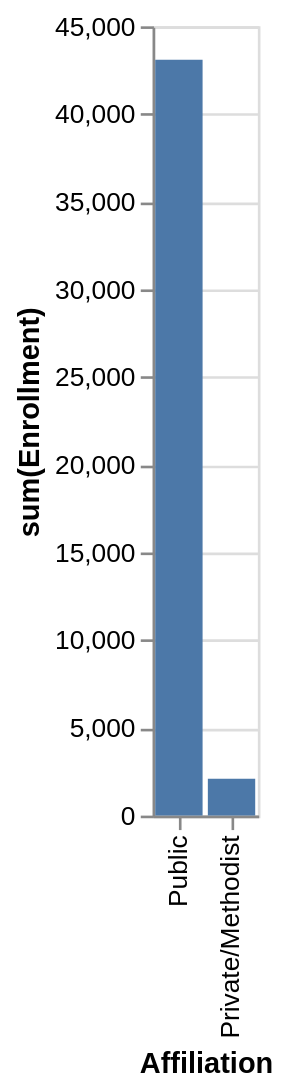

Describe this chart as a Vega-Lite specification.
### Vega-Lite specification from a JSON file in a GitHub repository (floating-point values rounded to 4 significant figures)
{"data": {"values": [{"x_data": "Private/Methodist", "y_data": 2100}, {"x_data": "Public", "y_data": 43092}]}, "mark": "bar", "encoding": {"x": {"field": "x_data", "type": "nominal", "title": "Affiliation", "sort": "descending"}, "y": {"field": "y_data", "type": "quantitative", "title": "sum(Enrollment)"}}}
